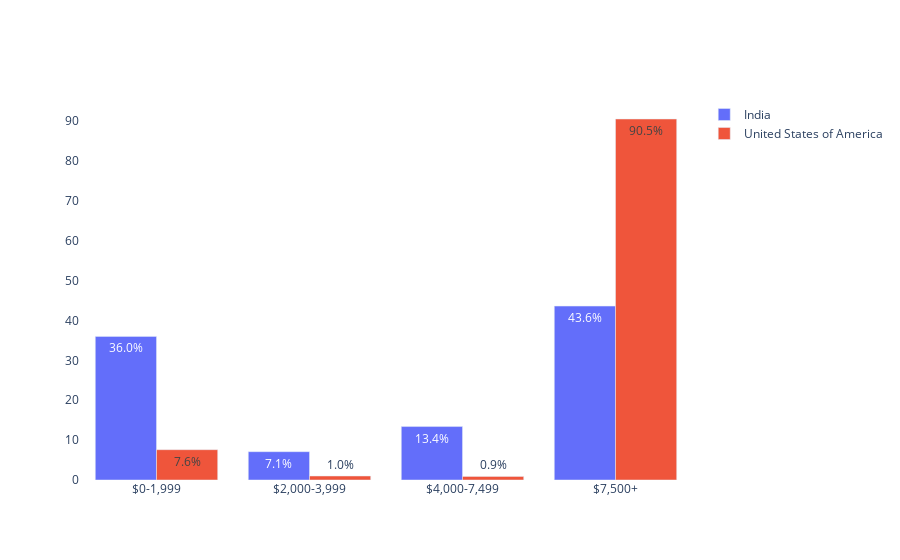

Notebook cell for this chart:
### Code cell
fig = go.Figure()

fig.add_trace

for country, group in india_usa_df.groupby('Q3'):
    print(country)
    fig.add_trace(go.Bar(x = group['Q25']
                         , y = group['%']
                         , name = country
                         , text = group["%"].astype(str)+'%'))
                            # 속성 대신 들어가는 데이터 자체를 형변환해줘서 %를 붙이면 matplotlib등의 다른 툴에서도 적용가능
fig.update_layout(barmode='group', plot_bgcolor = 'white')

fig.show()

### Figure 1 — Plotly figure (JSON) as saved in the notebook; plotly's stock layout.template omitted (floating-point values rounded to 4 significant figures)
{"data": [{"name": "India", "text": ["36.0%", "7.1%", "13.4%", "43.6%"], "type": "bar", "x": ["$0-1,999", "$2,000-3,999", "$4,000-7,499", "$7,500+"], "y": [36, 7.1, 13.4, 43.6]}, {"name": "United States of America", "text": ["7.6%", "1.0%", "0.9%", "90.5%"], "type": "bar", "x": ["$0-1,999", "$2,000-3,999", "$4,000-7,499", "$7,500+"], "y": [7.6, 1, 0.9, 90.5]}], "layout": {"autosize": true, "barmode": "group", "plot_bgcolor": "white", "xaxis": {"autorange": true, "range": [-0.5, 3.5], "type": "category"}, "yaxis": {"autorange": true, "range": [0, 95.26], "type": "linear"}}}
